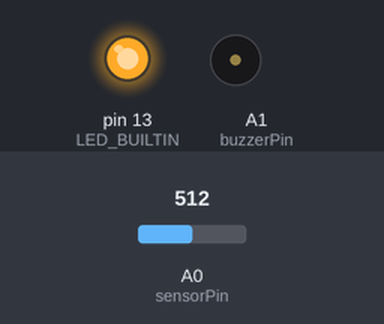
Simulated run of this sketch. Board: Arduino Uno, built with avr-gcc and run on an emulated ATmega328P. On the bench: output pins drawn as LEDs (lit = HIGH), buzzer (waves = sounding). Inputs (shaded band) come from the test bench; at power-on: A0 (sensorPin) = 512. What the sketch prints to the serial monitor is not drawn.

Above: at 1.8 s.
1.9 s: A0 (sensorPin) set to 619
3.4 s: A0 (sensorPin) set to 639
At 4.9 s:
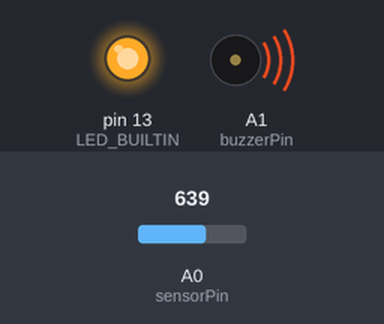
5.5 s: A0 (sensorPin) set to 306
At 6.5 s:
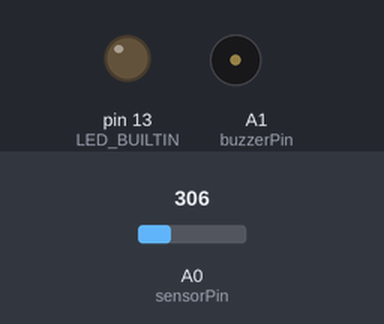
7.5 s: A0 (sensorPin) set to 477
9.2 s: A0 (sensorPin) set to 512
At 10.8 s:
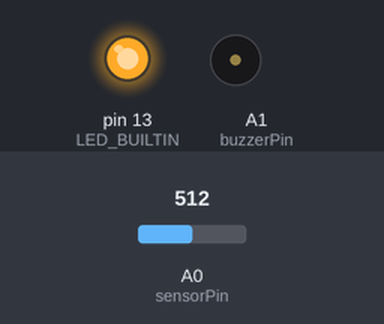
11.5 s: A0 (sensorPin) set to 716
At 12.4 s:
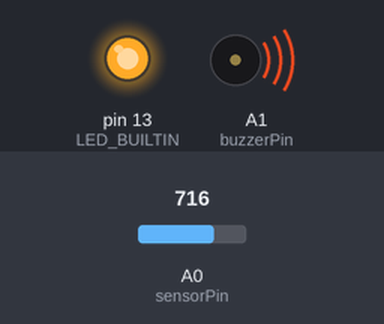
Timing chart, 0 to 14.5 s (numbered marks = the images above; inputs shaded):
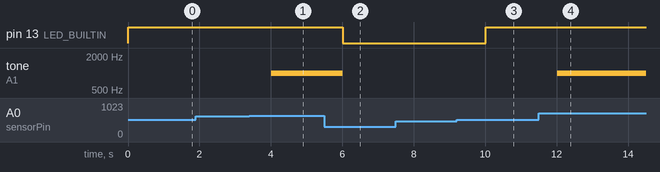

The sketch:

sketch_oct6e.ino
```cpp
const int sensorPin = A0;
const int buzzerPin = A1;

// Calibration values — adjust these based on your sensor readings
const int dryValue = 0;     // raw value when dry
const int wetValue = 661;   // raw value when fully submerged

// Define water level thresholds (in percentage)
const int LOW_LEVEL = 25;
const int MEDIUM_LEVEL = 75;
const int HIGH_LEVEL = 95;

// Variable to store the previous reading
int previousPercentage = 0;

void setup() {
  Serial.begin(9600);
  pinMode(LED_BUILTIN, OUTPUT);
  pinMode(buzzerPin, OUTPUT);
}

void loop() {
  int sensorValue = analogRead(sensorPin);

  // Map the raw value (dryValue–wetValue) to percentage (0–100)
  int percentage = map(sensorValue, dryValue, wetValue, 0, 100);
  percentage = constrain(percentage, 0, 100);

  // Calculate rate of change (difference between current and previous readings)
  int rateOfChange = percentage - previousPercentage;

  // Print current water level and rate of change for Serial Plotter
  Serial.print(percentage);
  Serial.print(", ");
  Serial.println(rateOfChange);

  // Check thresholds and trigger alerts
  if (percentage < LOW_LEVEL) {
    Serial.println("⚠️ ALERT: LOW WATER LEVEL! (Below 25%)");
    digitalWrite(LED_BUILTIN, LOW);
    noTone(buzzerPin);  // Buzzer OFF
  }
  else if (percentage >= LOW_LEVEL && percentage < MEDIUM_LEVEL) {
    Serial.println("ℹ️ Water level at MEDIUM range (25%–75%)");
    digitalWrite(LED_BUILTIN, LOW);
    noTone(buzzerPin);  // Buzzer OFF
  }
  else if (percentage >= MEDIUM_LEVEL && percentage < HIGH_LEVEL) {
    Serial.println("✅ Water level approaching HIGH (75%–95%)");
    digitalWrite(LED_BUILTIN, HIGH);
    noTone(buzzerPin);  // Buzzer OFF
  }
  else if (percentage >= HIGH_LEVEL) {
    Serial.println("🚨 ALERT: HIGH WATER LEVEL! (Above 95%)");
    digitalWrite(LED_BUILTIN, HIGH);
    tone(buzzerPin, 1000);  // Buzzer ON only for HIGH level
  }

  // Update the previous reading
  previousPercentage = percentage;

  delay(1000); // Update every second
}
```

Measured:
- the behaviour switches between 627 and 628 on A0 (sensorPin) (found by bisection; images 0 and 1)
- the behaviour switches between 495 and 496 on A0 (sensorPin) (found by bisection; images 2 and 3)
- after the input at 1.9 s, every drawn part: stays the same
- after the input at 3.4 s, tone on A1 (buzzerPin): silent → 1000 Hz after 0.60 s
- after the input at 5.5 s, pin 13 (LED_BUILTIN): HIGH → LOW after 0.51 s; tone on A1 (buzzerPin): 1000 Hz → silent after 0.51 s
- after the input at 7.5 s, every drawn part: stays the same
- after the input at 9.2 s, pin 13 (LED_BUILTIN): LOW → HIGH after 0.81 s
- after the input at 11.5 s, tone on A1 (buzzerPin): silent → 1000 Hz after 0.51 s
